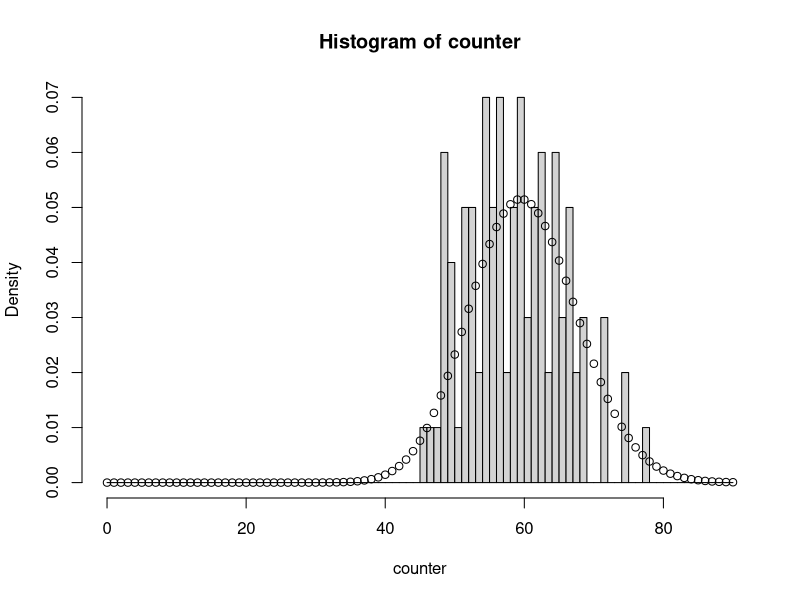

Source code (R):
## ---- chunk 1
lambda = 1523
1 - ppois(1600, lambda)
## ---- chunk 2
homogeneouspp = function(lambda, T) {
  N = rpois(1, lambda * T)
  E = runif(N, min = 0, max = T)
  E = sort(E)
  return(E)
}
## ---- chunk 3
all_simu = list()
for (i in 1:100) {
  N = homogeneouspp(10, 10)
  all_simu[[i]] = N
}
## ---- chunk 4
sum = 0
for (i in 1:100) {
  one_sim = all_simu[[i]]
  sum = sum + length(one_sim[one_sim > 3 & one_sim <= 5])
}

sum / 100
## ---- chunk 5
counter = sapply(all_simu, function(x) {
  return(length(x[x > 2 & x <= 8]))
})

hist(counter, freq = F, breaks = seq(0, 90, 1))
points(seq(0,90,1),dpois(seq(0,90,1),60))
## ---- chunk 6
count1 = sapply(all_simu, function(x) {
  return(length(x[x > 2 & x <= 5]))
})

count2 = sapply(all_simu, function(x) {
  return(length(x[x > 6 & x <= 8]))
})

rho = cor(count1, count2)
rho
